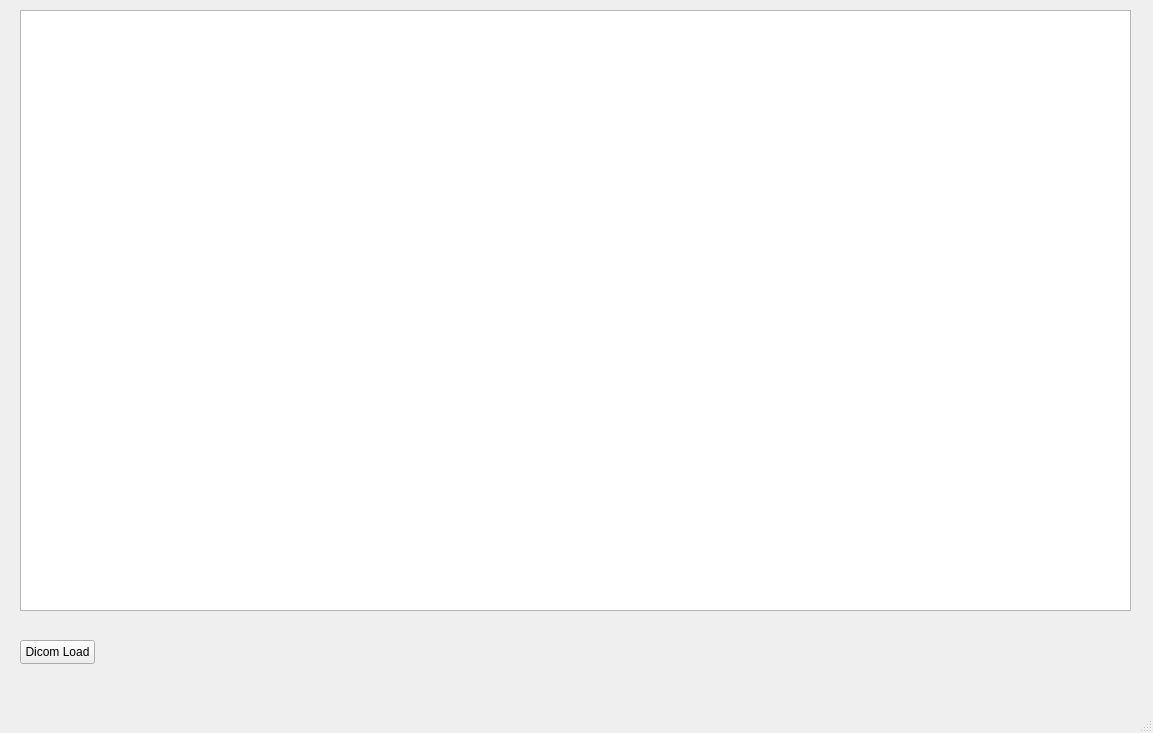
<?xml version="1.0" encoding="UTF-8"?>
<ui version="4.0">
 <class>MainWindow</class>
 <widget class="QMainWindow" name="MainWindow">
  <property name="geometry">
   <rect>
    <x>0</x>
    <y>0</y>
    <width>1153</width>
    <height>733</height>
   </rect>
  </property>
  <property name="windowTitle">
   <string>MainWindow</string>
  </property>
  <widget class="QWidget" name="centralwidget">
   <widget class="QGraphicsView" name="graphicsView">
    <property name="geometry">
     <rect>
      <x>20</x>
      <y>10</y>
      <width>1111</width>
      <height>601</height>
     </rect>
    </property>
   </widget>
   <widget class="QPushButton" name="pushButton">
    <property name="geometry">
     <rect>
      <x>20</x>
      <y>640</y>
      <width>75</width>
      <height>24</height>
     </rect>
    </property>
    <property name="text">
     <string>Dicom Load</string>
    </property>
   </widget>
  </widget>
  <widget class="QMenuBar" name="menubar">
   <property name="geometry">
    <rect>
     <x>0</x>
     <y>0</y>
     <width>1153</width>
     <height>22</height>
    </rect>
   </property>
  </widget>
  <widget class="QStatusBar" name="statusbar"/>
 </widget>
 <resources/>
 <connections/>
</ui>
